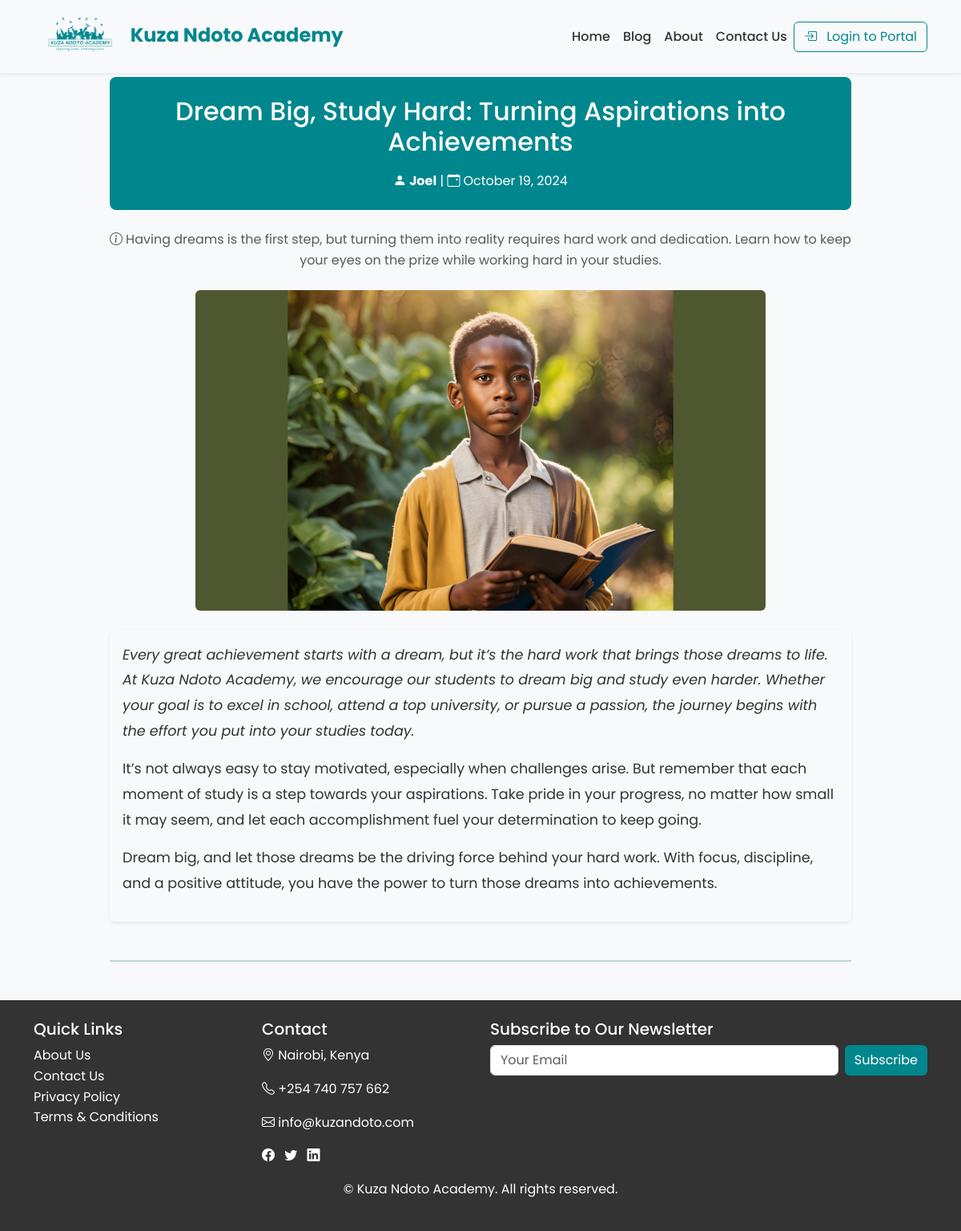
/post/5/, run on the app's committed database.
### blog/models.py (models this page shows, shortened)
class Post(models.Model):
    title = models.CharField(max_length=100)
    description = models.CharField(max_length=250)
    content = models.TextField()
    date_posted = models.DateTimeField(default=timezone.now)
    author = models.ForeignKey(User, on_delete=models.CASCADE)
    image = models.ImageField(upload_to='post_images/', blank=True, null=True)  # New image field

### blog/views.py (the view)
# urls.py: path('post/<int:pk>/', PostDetailView.as_view(), name='post_detail'),
class PostDetailView(DetailView):
    model = Post
    template_name = 'blog/post_detail.html'
    context_object_name = 'post'

### blog/templates/blog/post_detail.html (shortened to what this page needs)
{% extends 'blog/base.html' %}
{% block content %}
<div class="container mt-5 pt-5">
    <div class="row justify-content-center">
        <div class="col-lg-10">
            <div class="text-center py-4 mb-4" style="background-color: var(--brand-color); color: white; border-radius: 8px;">
                <h2 class="mb-3">{{ post.title }}</h2>
                <p class="mb-0">
                    <i class="bi bi-person-fill me-1"></i><strong>{{ post.author }}</strong> |
                    <i class="bi bi-calendar-event me-1"></i>{{ post.date_posted |date:"F d, Y" }}
                </p>
            </div>
            {% if post.description %}
                <p class="text-center text-muted font-italic mb-4">
                    <i class="bi bi-info-circle me-1"></i>{{ post.description }}
                </p>
            {% endif %}
            {% if post.image %}
                <div class="text-center mb-4">
                    <img src="{{ post.image.url }}" alt="{{ post.title }}" class="img-fluid rounded" style="max-height: 400px; object-fit: cover;">
                </div>
            {% endif %}
            <div class="post-content mb-5 p-3 bg-light rounded shadow-sm" style="line-height: 1.8; font-size: 1.1rem;">
                {{ post.content|safe }}
            </div>
            <hr class="my-5" style="border-top: 2px solid var(--brand-hover-color);">
        </div>
    </div>
</div>
{% endblock %}

### blog/static/blog/main.css (style rules this page uses)
:root { --brand-color: #00878D; --brand-hover-color: #006f74; --background-color: #f8f9fa; --text-color: #333; }
body { font-family: 'Poppins', sans-serif; line-height: 1.6; background-color: var(--background-color); color: var(--text-color); }

### data on the page
Post: title "Dream Big, Study Hard: Turning Aspirations into Achievements", author "Joel", date_posted "October 19, 2024", description "Having dreams is the first step, but turning them into reality requires hard work and dedication. Learn how to keep your eyes on the prize while working hard in your studies.", image (picture), content "Every great achievement starts with a dream, but it’s the hard work that brings those dreams to life. At Kuza Ndoto Academy, we encourage our students to dream big and study even harder. Whether your goal is to excel in school, attend a top university, or pursue a passion, the journey begins with the effort you put into your studies today. It’s not always easy to stay motivated, especially when challenges arise. But remember that each moment of study is a step towards your aspirations. Take pride in your progress, no matter how small it may seem, and let each accomplishment fuel your determination to keep going. Dream big, and let those dreams be the driving force behind your hard work.…"
